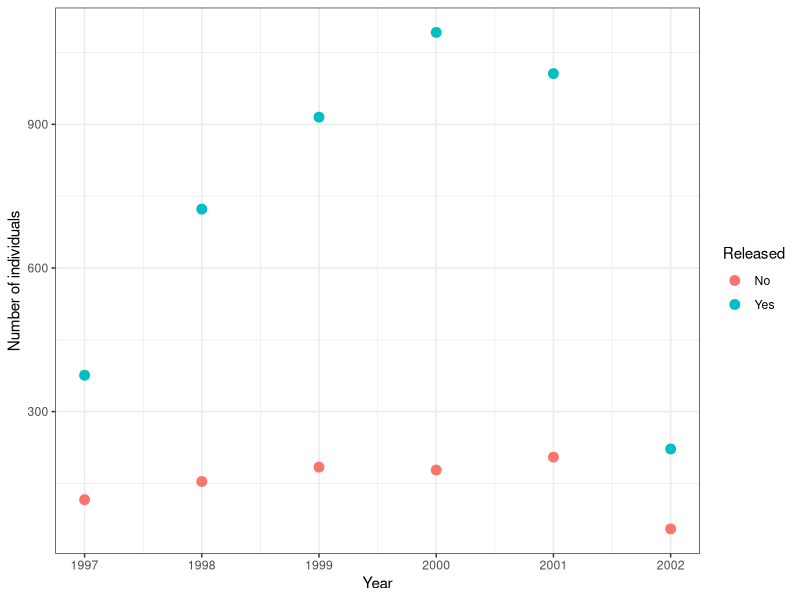
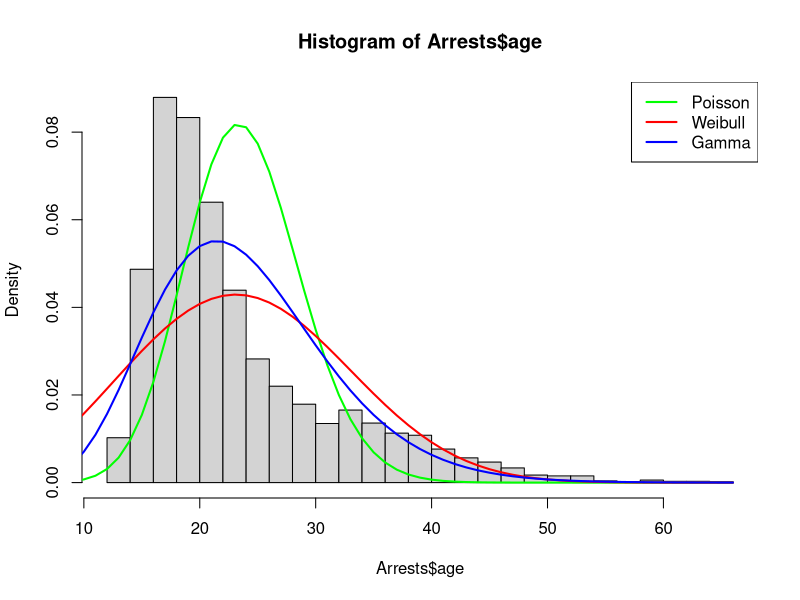

Source code (R) for these figures, in order:
### KOLOKWIUM - Zadanie 1
# Autor: Szymon Baczyński
# Data:  31.01.2022


rm(list = ls())


## Do zadań należy wykorzystać zbiór danych Arrests z biblioteki carData dotyczący 
## aresztowań osób w Toronto za posiadanie niewielkich ilości marihuany. 
## Przed przystąpieniem do zadań należy zapoznać się ze zbiorem w zakładce Help.


library(dplyr)
library(tidyr)
library(carData)
library(ggplot2)
library(MASS)


# 1) Przy pomocy pakietu funkcji group_by oraz summarise i n(), stwórz ramkę danych, 
# w której dla każdego roku będzie informacja ile osób zostało zwolnionych z aresztu po zatrzymaniu, a ile nie.


Arrests <- carData::Arrests
dane_years <- Arrests %>% group_by(year, released) %>% summarise(count = n()) 
print(dane_years)



# 2) Przekształć ramkę z pkt 1. na szeroką rozbijając kolumnę release na dwie kolumny.

dane_wide <- dane_years %>% pivot_wider(names_from = released, values_from = count, names_prefix = "released.")
print(dane_wide)



# 3) Wykonaj wykres punktowy składający się z dwóch serii wedle poniższego wzoru.

g1 <- ggplot(dane_wide, aes(x = year)) + 
      geom_point(aes(y = released.No, color="No"), size=3) +
      geom_point(aes(y = released.Yes, color="Yes"), size=3) +
      labs (x = "Year", y = "Number of individuals", color = "Released") +
      theme_bw()
g1



# 4) Przy pomocy testów χ2 Pearsona dla macierzy kontyngencji sprawdź czy zmienna released jest 
#     zależna od zmiennych colour, sex oraz citizen. Udziel odpowiedzi w komentarzu.

print(chisq.test(Arrests$released, y = Arrests$colour))
print(chisq.test(Arrests$released, y = Arrests$sex))
print(chisq.test(Arrests$released, y = Arrests$citizen))

# Komentarz:
# Zmienna "released" jest zależna od "colour" i "citizen"



# 5) Wykonaj histogram zmiennej wiek zbudowany z ok. 20 binów. Przy pomocy funkcji fitdistr() oraz ks.test() 
#   zweryfikuj jaki rozkład najlepiej opisuje tę zmienną. Wybierz pośród rozkładów Poissona, Weibulla oraz Gamma. 
#   Nanieś teoretyczne gęstości rozkładów na histogram w postaci kolorowych ciągłych linii i dodaj legendę. 
#   Do wykonania wykresu można użyć pakietu podstawowego lub ggplot2


hist_age <- hist(Arrests$age, breaks = 20, freq = FALSE)

fit_Poisson <- fitdistr(Arrests$age, "Poisson")
fit_Poisson$loglik
ks.test(Arrests$age, "ppois", lambda = fit_Poisson$estimate["lambda"])

fit_Weibulla <- fitdistr(Arrests$age, "weibull")
fit_Weibulla$loglik
ks.test(Arrests$age, "pweibull", shape = fit_Weibulla$estimate["shape"], scale = fit_Weibulla$estimate["scale"])

fit_Gamma <- fitdistr(Arrests$age, "gamma")
fit_Gamma$loglik
ks.test(Arrests$age, "pgamma", shape = fit_Gamma$estimate["shape"], rate = fit_Gamma$estimate["rate"])

# hist_age <- hist(Arrests$age, breaks = 20, freq = FALSE)
lines(dpois(seq(1, range(Arrests$age)[2]), fit_Poisson$estimate["lambda"]), col="green", lwd=2)
lines(dweibull(seq(1, range(Arrests$age)[2]), shape = fit_Weibulla$estimate["shape"], scale = fit_Weibulla$estimate["scale"]), col="red", lwd=2)
lines(dgamma(seq(1, range(Arrests$age)[2]), shape = fit_Gamma$estimate["shape"], rate = fit_Gamma$estimate["rate"]), col="blue", lwd=2)
legend ("topright", legend = c('Poisson','Weibull','Gamma'), lty = c(1,1,1), lwd = c(2,2,2) ,col = c("green", "red", "blue"))


